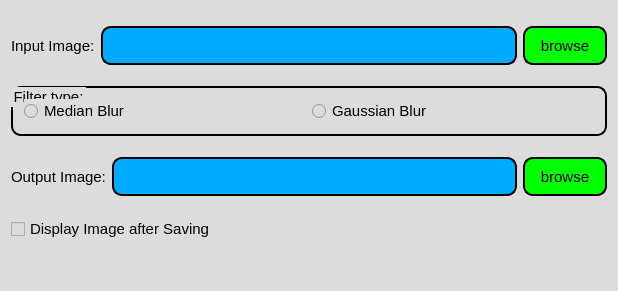
<?xml version="1.0" encoding="UTF-8"?>
<ui version="4.0">
 <class>MainWindow</class>
 <widget class="QMainWindow" name="MainWindow">
  <property name="geometry">
   <rect>
    <x>0</x>
    <y>0</y>
    <width>618</width>
    <height>291</height>
   </rect>
  </property>
  <property name="windowTitle">
   <string>Blurrer</string>
  </property>
  <property name="styleSheet">
   <string notr="true">    * 
    { 
      font: 75 11pt; 
      background-color: rgb(220, 220, 220); 
    } 
    QPushButton, QLineEdit, QGroupBox 
    { 
      border: 2px solid rgb(0, 0, 0); 
      border-radius: 10px; 
      min-width: 80px; 
      min-height: 35px; 
    } 
    QPushButton 
    { 
      background-color: rgb(0, 255, 0); 
    } 
    QLineEdit 
    { 
      background-color: rgb(0, 170, 255); 
    } 
      QPushButton:hover, QRadioButton:hover, QCheckBox:hover 
    { 
       color: red; 
    } 
    QPushButton:!hover, QRadioButton:!hover, QCheckBox:!hover 
    { 
      color: black; 
    } </string>
  </property>
  <widget class="QWidget" name="centralWidget">
   <layout class="QVBoxLayout" name="verticalLayout">
    <item>
     <layout class="QHBoxLayout" name="horizontalLayout">
      <item>
       <widget class="QLabel" name="label_5">
        <property name="text">
         <string>Input Image:</string>
        </property>
       </widget>
      </item>
      <item>
       <widget class="QLineEdit" name="inputLineEdit"/>
      </item>
      <item>
       <widget class="QPushButton" name="input_button_browse">
        <property name="styleSheet">
         <string notr="true"/>
        </property>
        <property name="text">
         <string>browse</string>
        </property>
       </widget>
      </item>
     </layout>
    </item>
    <item>
     <widget class="QGroupBox" name="groupBox">
      <property name="sizePolicy">
       <sizepolicy hsizetype="Minimum" vsizetype="Fixed">
        <horstretch>0</horstretch>
        <verstretch>0</verstretch>
       </sizepolicy>
      </property>
      <property name="title">
       <string>Filter type:</string>
      </property>
      <layout class="QHBoxLayout" name="horizontalLayout_5">
       <item>
        <widget class="QRadioButton" name="mblur_radiobutton">
         <property name="text">
          <string>Median Blur</string>
         </property>
        </widget>
       </item>
       <item>
        <widget class="QRadioButton" name="gblur_radiobutton">
         <property name="text">
          <string>Gaussian Blur</string>
         </property>
        </widget>
       </item>
      </layout>
     </widget>
    </item>
    <item>
     <layout class="QHBoxLayout" name="horizontalLayout_4">
      <item>
       <widget class="QLabel" name="label_7">
        <property name="text">
         <string>Output Image:</string>
        </property>
       </widget>
      </item>
      <item>
       <widget class="QLineEdit" name="OutputLineEdit"/>
      </item>
      <item>
       <widget class="QPushButton" name="output_button_browse">
        <property name="styleSheet">
         <string notr="true"/>
        </property>
        <property name="text">
         <string>browse</string>
        </property>
       </widget>
      </item>
     </layout>
    </item>
    <item>
     <widget class="QCheckBox" name="display_image_checkbox">
      <property name="text">
       <string>Display Image after Saving</string>
      </property>
     </widget>
    </item>
   </layout>
  </widget>
  <widget class="QStatusBar" name="statusBar"/>
 </widget>
 <layoutdefault spacing="6" margin="11"/>
 <resources/>
 <connections/>
</ui>
